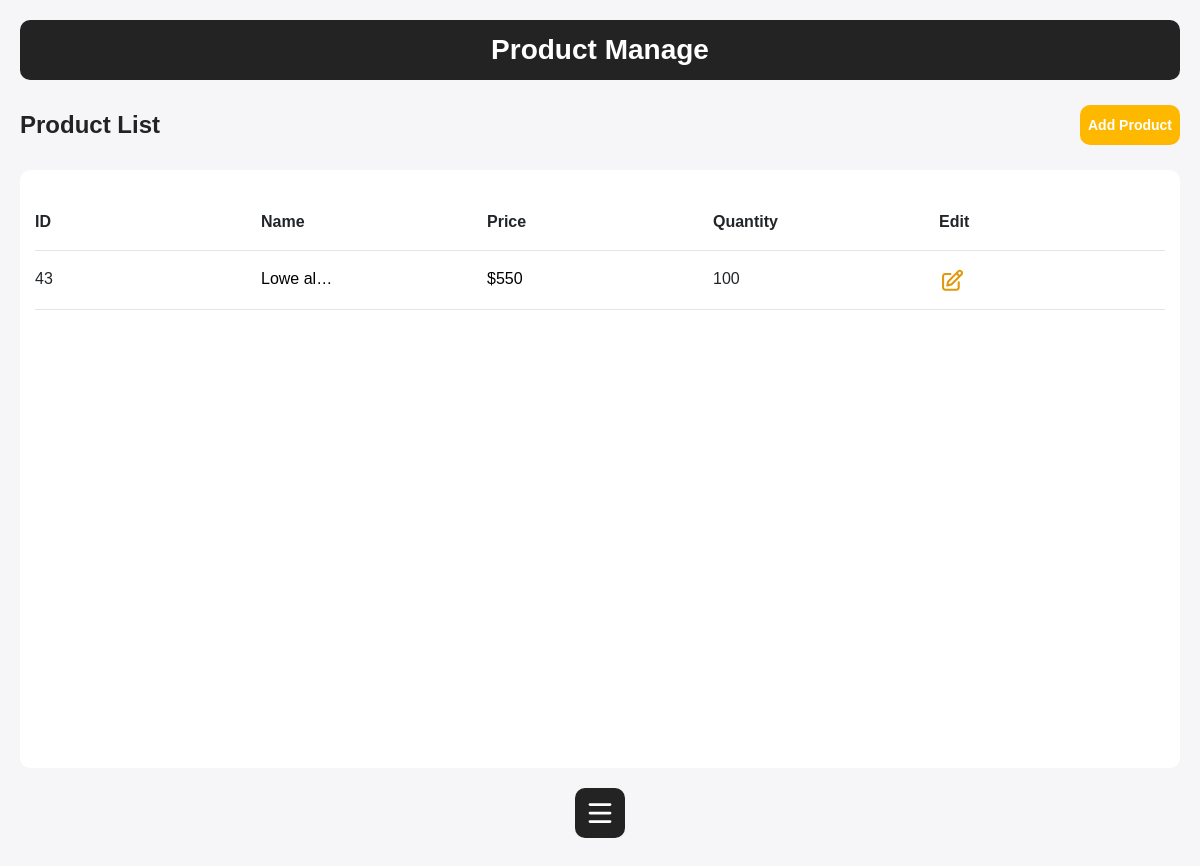
Page /admin/product.php (signed in) on the earlier database version.
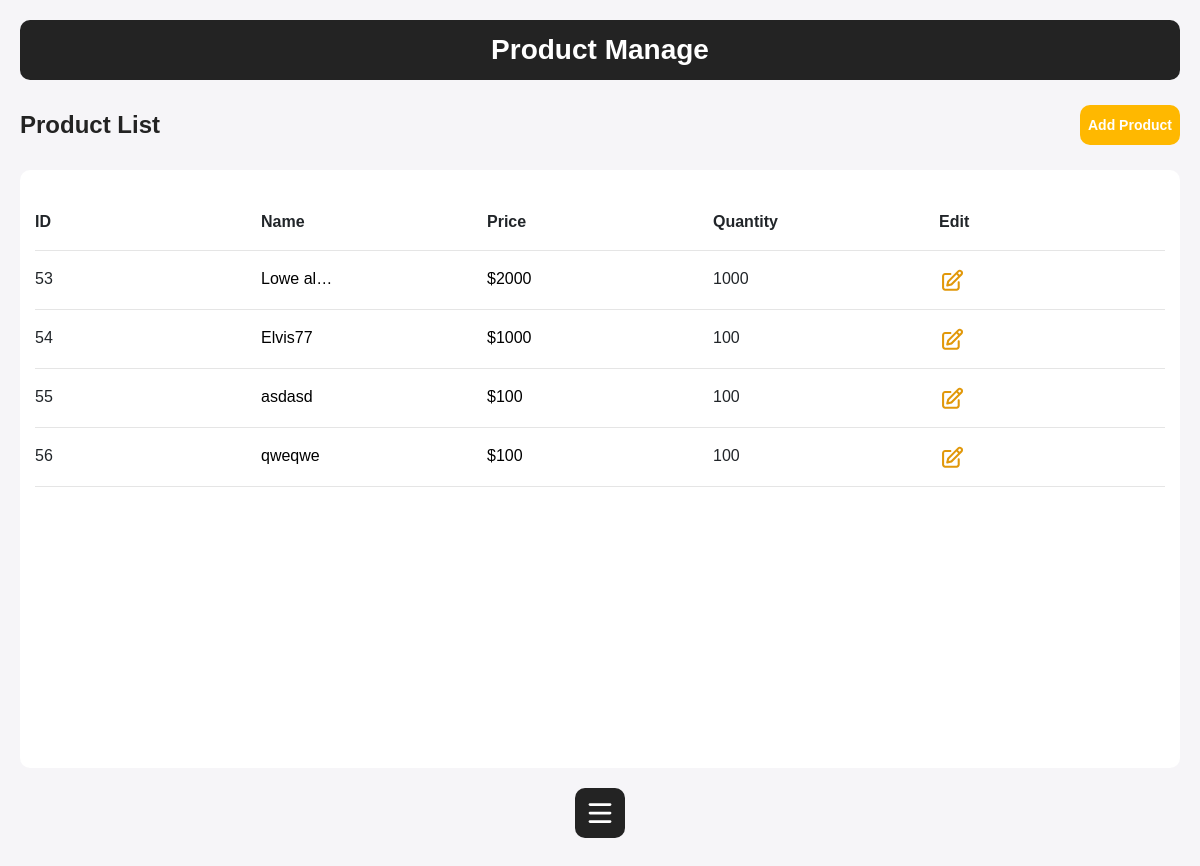
Same page on the later database version.
### tables this page shows
CREATE TABLE `products` (
  `ProductID` int(11) NOT NULL,
  `ProductName` varchar(255) DEFAULT NULL,
  `ProductDescription` varchar(255) DEFAULT NULL,
  `ProductPrice` int(11) DEFAULT NULL,
  `ProductQuantity` int(11) DEFAULT NULL,
  `ProductSize` varchar(255) DEFAULT NULL,
  `ProductColor` varchar(255) DEFAULT NULL,
  `PositiveVote` int(11) DEFAULT NULL,
  `CategoryName` varchar(255) DEFAULT NULL,
  `SubCategoryName` varchar(255) DEFAULT NULL
);

### view_products.php (called while the page is built, shortened)
<?php
function viewProducts()
{
    include 'config/database.php';
    $sql = "SELECT * FROM Products";
    $result = mysqli_query($conn, $sql);
    $products = array();
    if (mysqli_num_rows($result) > 0) {
        while ($row = mysqli_fetch_assoc($result)) {
            $products[] = $row;
        }
    }
    return $products;
}
?>

### admin/product.php (the view, shortened to what this page needs)
<!DOCTYPE html>
<html lang="en">
<head>
    <link rel="stylesheet" href="admin.css">
    <link rel="stylesheet" href="../global.css">
    <link rel="stylesheet" href="https://maxcdn.bootstrapcdn.com/bootstrap/4.5.2/css/bootstrap.min.css">
</head>
<body onload="toProductManage()">
    <div class="product-manage-section" id="product-manage-section">
        <div class="content" id="content">
            <div class="title">
                Product Manage
            </div>
            <div class="top-section">
                <div class="sub-title">
                    Product List
                </div>
                <a href="/outventure/admin/add_product.php">
                    <button class="product-add-button">
                        Add Product
                    </button>
                </a>
            </div>
            <div class="product-list-container">
                <div class="product-list-content">
                    <div class="container-fluid">
                        <div class="row">
                            <div class="col table-header">
                                ID
                            </div>
                            <div class="col table-header">
                                Name
                            </div>
                            <div class="col table-header">
                                Price
                            </div>
                            <div class="col table-header">
                                Quantity
                            </div>
                            <div class="col table-header">
                                Edit
                            </div>
                        </div>
                        <hr class="h-line2">
                        <?php
                        require_once("../view_products.php");
                        $products = viewProducts();
                        if (count($products) > 0) {
                            foreach ($products as $product) {
                                echo
                                    "
                                <div class='row'>
                                <div class='col table-content'>
                                    " . $product["ProductID"] . "
                                </div>
                                <div class='col table-content'>
                                    <div class='product-name'>
                                        " . $product["ProductName"] . "
                                    </div>
                                </div>
                                <div class='col table-content'>
                                <div class='product-name'>
                                    " . '$' . $product["ProductPrice"] . "
                                </div>
                            </div>
                                        " . $product["ProductDescription"] . "
                                <div class='col table-content'>
                                    " . $product["ProductQuantity"] . "
                                </div>
                                    " . $product["PositiveVote"] . "
                                    " . $product["CategoryName"] . "
                                    " . $product["SubCategoryName"] . "
                                <div class='col table-content'>
                                    <a href='/outventure/admin/edit_product.php?id=" . $product["ProductID"] . "' onclick='toProductEdit()'>
                                    </a>
                                </div>
                                    <a href='/outventure/admin/delete_product.php?name=" . $product["ProductName"] . "' onclick='toProductManage()'>
                                    </a>
                                </div>
                                <hr class='h-line3'>";
                            }
                        } else {
                            echo "<p>No products found.</p>";
                        }
                        ?>
                    </div>
                </div>
            </div>
            <div class="burger_container">
            </div>
        </div>
    </div>
</body>
</html>

### admin/admin.css (style rules this page uses)
body { width: 100%; height: 100vh; overflow-x: hidden; display: flex; flex-direction: row; margin: 0px; overflow-y: hidden; }
.product-manage-section { width: 100%; overflow-x: hidden; height: 100%; display: flex; flex-direction: row; justify-content: space-between; }
.content { width: 100%; height: 100%; padding: 40px; display: flex; flex-direction: column; background-color: #f6f5f8; }
.content .title { font-size: 28px; font-weight: 700; font-family: "Poppins", sans-serif; height: 60px; color: #fff; background-color: #232323; border-radius: 10px; display: flex; align-items: center; justify-content: center; }
.content .sub-title { font-size: 24px; font-weight: 600; font-family: "Poppins", sans-serif; margin: 0px; color: #232323; }
.top-section { display: flex; justify-content: space-between; align-items: center; width: 100%; margin: 15px 0px 0px 0px; }
.product-add-button { width: 100px; height: 40px; background-color: #ffb800; border: none; color: white; font-size: 14px; font-weight: 600; border-radius: 10px; font-family: "Poppins", sans-serif; margin: 25px 0px; transition: all 0.2s ease-in-out; }
.product-list-container { width: 100%; height: 550px; overflow-y: scroll; display: flex; flex-direction: row; flex-wrap: wrap; justify-content: space-between; background-color: white; border-radius: 10px; }
.product-list-content { width: 100%; height: 100%; display: flex; flex-direction: column; padding: 10px; margin: 20px 0px 10px 0px; }
.row { display: flex; flex-direction: row; justify-content: space-between; width: 100%; margin: 10px 0px 10px 0px; }
.table-header { font-family: "Poppins", sans-serif; font-weight: 700; }
.table-content { font-family: "Poppins", sans-serif; font-weight: 500; white-space: nowrap; }
.product-name { color: black !important; white-space: nowrap; width: 80px; overflow: hidden; text-overflow: ellipsis; border: none !important; border-bottom: none !important; }
.burger_container { display: none; }
@media screen and (max-width: 1200px) { .content { width: 100%; height: 100%; padding: 20px; display: flex; flex-direction: column; background-color: #f6f5f8; } }
@media screen and (max-width: 1200px) { .product-list-container { height: 65%; } }
@media screen and (max-width: 1200px) { .product-list-content { padding: 0px; margin: 30px 0px 10px 0px; } }
@media screen and (max-width: 1200px) { .top-section { display: flex; justify-content: space-between; align-items: center; width: 100%; margin: 0px 0px 0px 0px; } }
@media screen and (max-width: 1200px) { .burger_container { align-self: center; width: 50px; display: flex; justify-content: center; margin-top: 20px; background-color: #232323; border-radius: 10px; z-index: 99; } }
@media screen and (max-width: 1200px) { .content .title { font-size: 28px; font-weight: 700; font-family: "Poppins", sans-serif; height: 60px; color: #fff; background-color: #232323; border-radius: 10px; display: flex; align-items: center; justify-content: center; } }

### global.css (style rules this page uses)
body { margin: 0px; font-family: "Poppins", sans-serif; background-color: #f6f5f8; }
.top-section { width: 100%; }
.ham { cursor: pointer; -webkit-tap-highlight-color: transparent; transition: transform 300ms; -moz-user-select: none; -webkit-user-select: none; -ms-user-select: none; user-select: none; }
::placeholder { color: white; opacity: 1; }

Differences in the rows shown:
removed products: ProductID "43", ProductName "Lowe al…", ProductPrice "550", ProductQuantity "100"
added products: ProductID "53", ProductName "Lowe al…", ProductPrice "2000", ProductQuantity "1000"
added products: ProductID "54", ProductName "Elvis77", ProductPrice "1000", ProductQuantity "100"
added products: ProductID "55", ProductName "asdasd", ProductPrice "100", ProductQuantity "100"
added products: ProductID "56", ProductName "qweqwe", ProductPrice "100", ProductQuantity "100"
